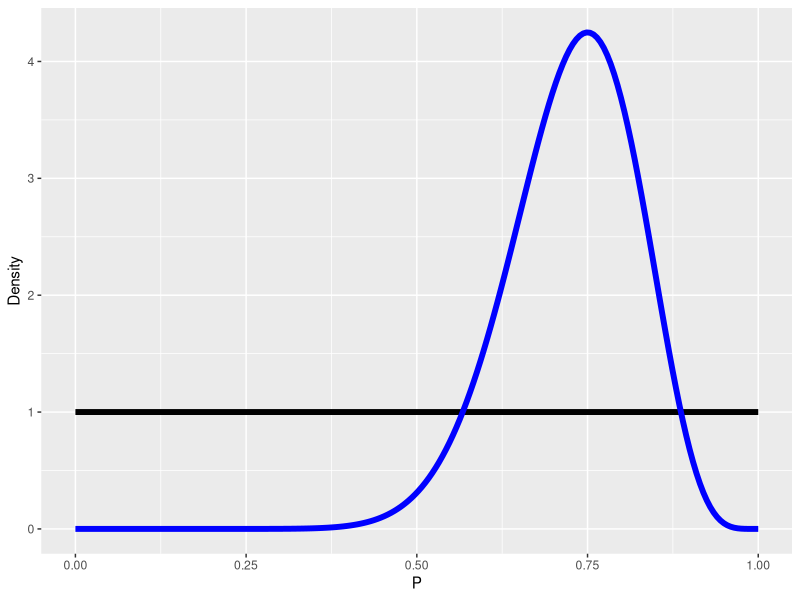
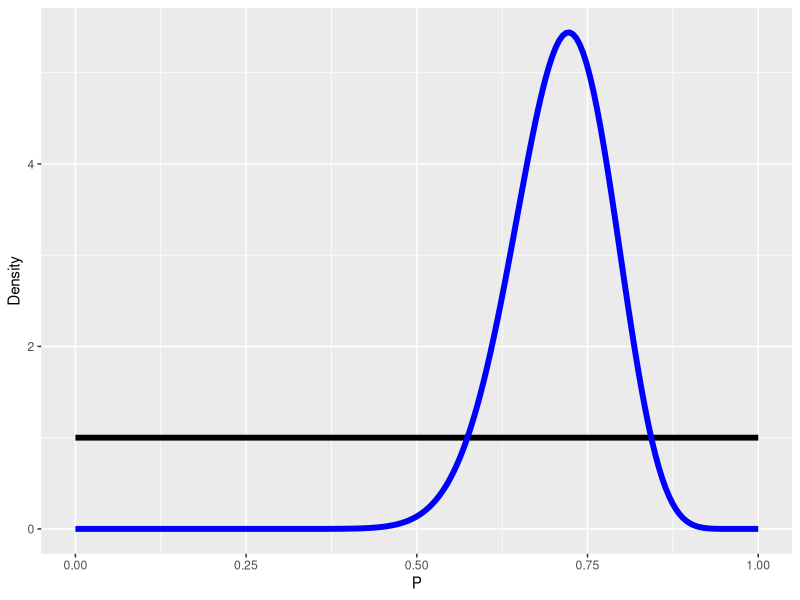
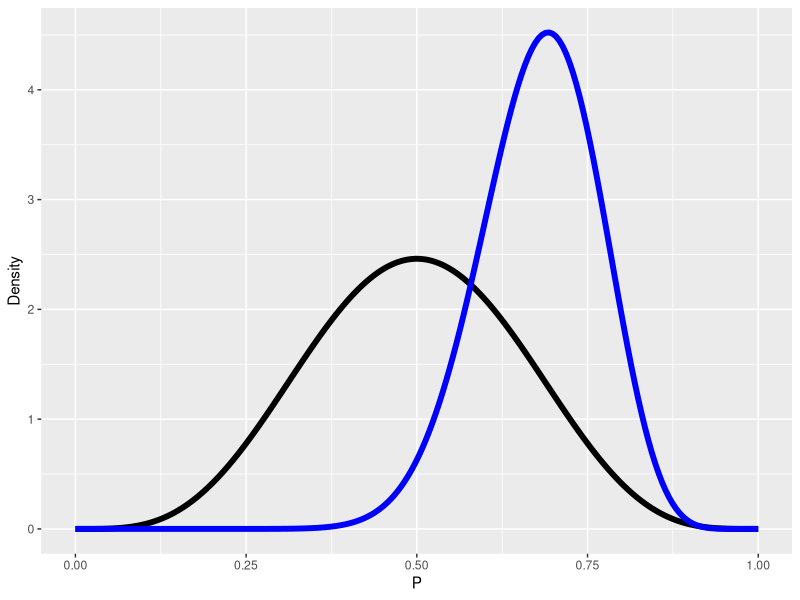
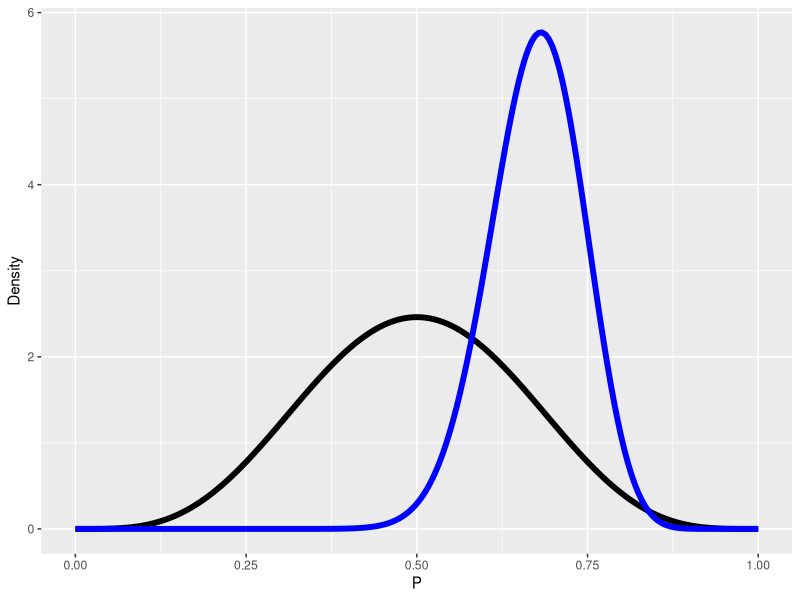
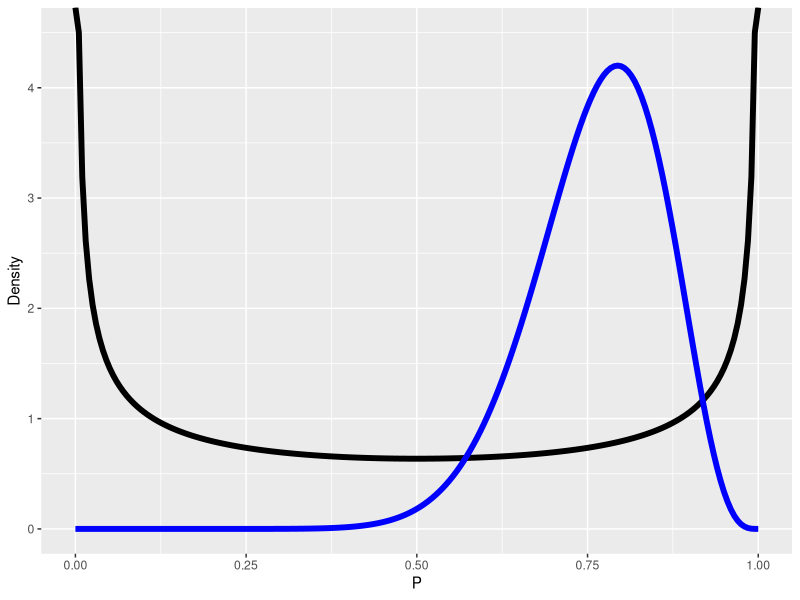
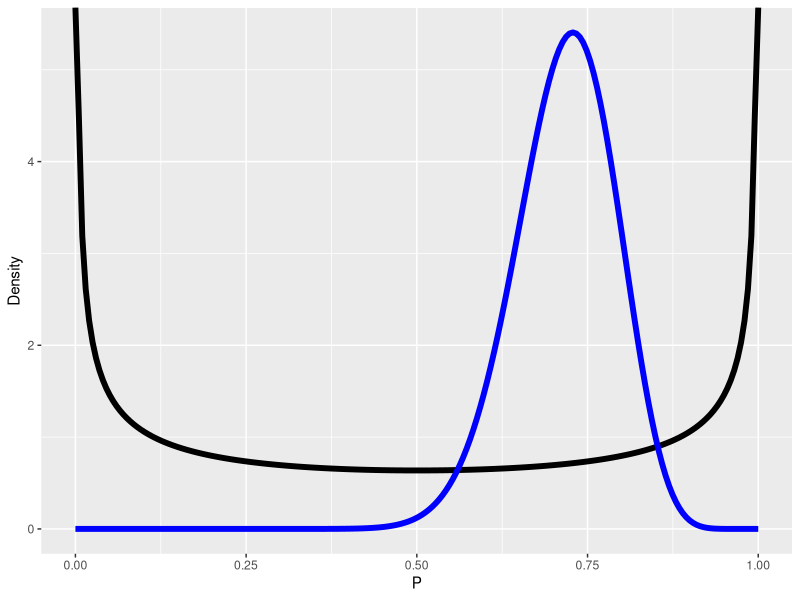
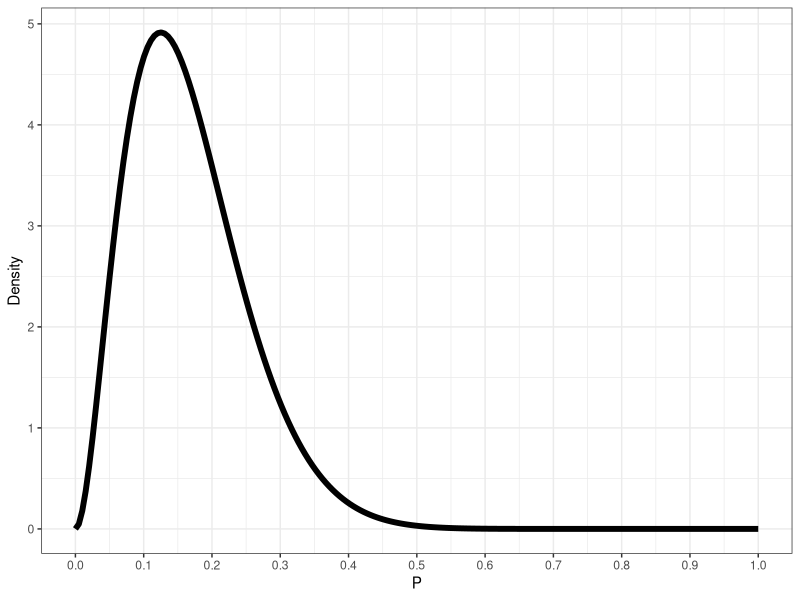

Write R code to recreate these figures, in order.
## ---- chunk 1
#| echo: false
#| message: false

library(tidyverse)

# Required files for this problem set:

## ---- chunk 2
# Experiment 1
chisq.test(c(14, 4))

# Experiment 2
chisq.test(c(26, 10))
## ---- chunk 3
prior_post_beta <- function (a1, b1, a2, b2) {
  ggplot() +
  geom_line(data = tibble(P = seq(0, 1, length.out = 200),
                          Density = dbeta(P, shape1 = a1, shape2 = b1)),
            aes(P, Density), linewidth = 2) +
  geom_line(data = tibble(P = seq(0, 1, length.out = 200),
                          Density = dbeta(P, shape1 = a2, shape2 = b2)),
            aes(P, Density), color = "blue", linewidth = 2)
}

## ---- chunk 4
prior_post_beta(1, 1, 16, 6)

exp1 <- rbeta(1e4, 15, 5)
quantile(exp1, probs = c(0.025, 0.5, 0.975))


prior_post_beta(1, 1, 27, 11)

exp2 <- rbeta(1e4, 27, 11)
quantile(exp2, probs = c(0.025, 0.5, 0.975))
## ---- chunk 5
prior_post_beta(5, 5, 19, 9)

exp1 <- rbeta(1e4, 19, 9)
quantile(exp1, probs = c(0.025, 0.5, 0.975))


prior_post_beta(5, 5, 31, 15)

exp2 <- rbeta(1e4, 31, 15)
quantile(exp2, probs = c(0.025, 0.5, 0.975))
## ---- chunk 6
prior_post_beta(0.5, 0.5, 14.5, 4.5)

exp1 <- rbeta(1e4, 14.5, 4.5)
quantile(exp1, probs = c(0.025, 0.5, 0.975))


prior_post_beta(0.5, 0.5, 26.5, 10.5)

exp2 <- rbeta(1e4, 26.5, 10.5)
quantile(exp2, probs = c(0.025, 0.5, 0.975))
## ---- chunk 7
# FIXME
ggplot() +
  geom_line(data = tibble(P = seq(0, 1, length.out = 200),
                          Density = dbeta(P, shape1 = 3, shape2 = 15)),
            aes(P, Density), linewidth = 2) +
  scale_x_continuous(breaks = seq(0, 1, by = 0.1)) +
  theme_bw()
